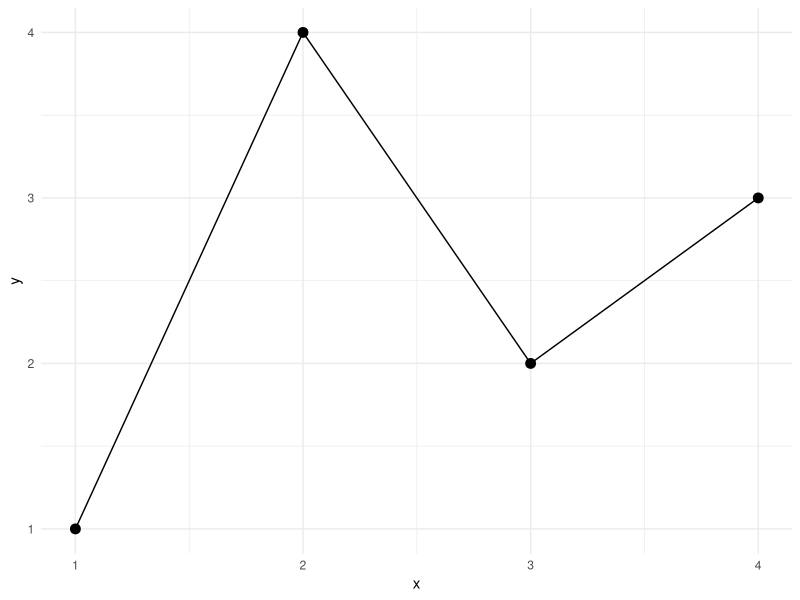

Recreate this plot in R.
## ---- chunk 1
df_tools <- tibble::tibble(
  tool = c("Quarto", "Zensical"),
  job = c("execute + render", "build site")
)
print(df_tools)
## ---- chunk 2
#| label: fig-intro
#| fig-cap: "A simple line chart made with ggplot2."
#| fig-width: 6
#| fig-height: 3
df_points <- tibble::tibble(x = 1:4, y = c(1, 4, 2, 3))

ggplot2::ggplot(df_points, ggplot2::aes(x, y)) +
  ggplot2::geom_line() +
  ggplot2::geom_point(size = 3) +
  ggplot2::theme_minimal()
